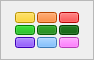
<?xml version="1.0" encoding="UTF-8"?>
<ui version="4.0">
 <class>ColorPicker</class>
 <widget class="QFrame" name="ColorPicker">
  <property name="geometry">
   <rect>
    <x>0</x>
    <y>0</y>
    <width>94</width>
    <height>60</height>
   </rect>
  </property>
  <property name="minimumSize">
   <size>
    <width>60</width>
    <height>60</height>
   </size>
  </property>
  <property name="maximumSize">
   <size>
    <width>94</width>
    <height>70</height>
   </size>
  </property>
  <property name="windowTitle">
   <string>Frame</string>
  </property>
  <property name="frameShape">
   <enum>QFrame::StyledPanel</enum>
  </property>
  <property name="frameShadow">
   <enum>QFrame::Raised</enum>
  </property>
  <layout class="QGridLayout" name="gridLayout_3">
   <item row="0" column="0">
    <layout class="QGridLayout" name="gridLayout">
     <property name="spacing">
      <number>2</number>
     </property>
     <item row="0" column="0">
      <widget class="QPushButton" name="btn_Col1">
       <property name="sizePolicy">
        <sizepolicy hsizetype="Fixed" vsizetype="Fixed">
         <horstretch>0</horstretch>
         <verstretch>0</verstretch>
        </sizepolicy>
       </property>
       <property name="minimumSize">
        <size>
         <width>10</width>
         <height>10</height>
        </size>
       </property>
       <property name="maximumSize">
        <size>
         <width>20</width>
         <height>20</height>
        </size>
       </property>
       <property name="styleSheet">
        <string notr="true">background-color: rgb(255, 204, 0);</string>
       </property>
       <property name="text">
        <string/>
       </property>
      </widget>
     </item>
     <item row="1" column="1">
      <widget class="QPushButton" name="btn_Col5">
       <property name="sizePolicy">
        <sizepolicy hsizetype="Fixed" vsizetype="Fixed">
         <horstretch>0</horstretch>
         <verstretch>0</verstretch>
        </sizepolicy>
       </property>
       <property name="minimumSize">
        <size>
         <width>10</width>
         <height>10</height>
        </size>
       </property>
       <property name="maximumSize">
        <size>
         <width>20</width>
         <height>20</height>
        </size>
       </property>
       <property name="styleSheet">
        <string notr="true">background-color: rgb(6, 122, 0);</string>
       </property>
       <property name="text">
        <string/>
       </property>
      </widget>
     </item>
     <item row="1" column="2">
      <widget class="QPushButton" name="btn_Col6">
       <property name="sizePolicy">
        <sizepolicy hsizetype="Fixed" vsizetype="Fixed">
         <horstretch>0</horstretch>
         <verstretch>0</verstretch>
        </sizepolicy>
       </property>
       <property name="minimumSize">
        <size>
         <width>10</width>
         <height>10</height>
        </size>
       </property>
       <property name="maximumSize">
        <size>
         <width>20</width>
         <height>20</height>
        </size>
       </property>
       <property name="styleSheet">
        <string notr="true">background-color: rgb(0, 85, 0);</string>
       </property>
       <property name="text">
        <string/>
       </property>
      </widget>
     </item>
     <item row="2" column="2">
      <widget class="QPushButton" name="btn_Col9">
       <property name="sizePolicy">
        <sizepolicy hsizetype="Fixed" vsizetype="Fixed">
         <horstretch>0</horstretch>
         <verstretch>0</verstretch>
        </sizepolicy>
       </property>
       <property name="minimumSize">
        <size>
         <width>10</width>
         <height>10</height>
        </size>
       </property>
       <property name="maximumSize">
        <size>
         <width>20</width>
         <height>20</height>
        </size>
       </property>
       <property name="styleSheet">
        <string notr="true">background-color: rgb(255, 85, 255);</string>
       </property>
       <property name="text">
        <string/>
       </property>
      </widget>
     </item>
     <item row="2" column="1">
      <widget class="QPushButton" name="btn_Col8">
       <property name="sizePolicy">
        <sizepolicy hsizetype="Fixed" vsizetype="Fixed">
         <horstretch>0</horstretch>
         <verstretch>0</verstretch>
        </sizepolicy>
       </property>
       <property name="minimumSize">
        <size>
         <width>10</width>
         <height>10</height>
        </size>
       </property>
       <property name="maximumSize">
        <size>
         <width>20</width>
         <height>20</height>
        </size>
       </property>
       <property name="styleSheet">
        <string notr="true">background-color: rgb(85, 170, 255);</string>
       </property>
       <property name="text">
        <string/>
       </property>
      </widget>
     </item>
     <item row="0" column="1">
      <widget class="QPushButton" name="btn_Col2">
       <property name="sizePolicy">
        <sizepolicy hsizetype="Fixed" vsizetype="Fixed">
         <horstretch>0</horstretch>
         <verstretch>0</verstretch>
        </sizepolicy>
       </property>
       <property name="minimumSize">
        <size>
         <width>10</width>
         <height>10</height>
        </size>
       </property>
       <property name="maximumSize">
        <size>
         <width>20</width>
         <height>20</height>
        </size>
       </property>
       <property name="styleSheet">
        <string notr="true">background-color: rgb(255, 102, 0);</string>
       </property>
       <property name="text">
        <string/>
       </property>
      </widget>
     </item>
     <item row="0" column="2">
      <widget class="QPushButton" name="btn_Col3">
       <property name="sizePolicy">
        <sizepolicy hsizetype="Fixed" vsizetype="Fixed">
         <horstretch>0</horstretch>
         <verstretch>0</verstretch>
        </sizepolicy>
       </property>
       <property name="minimumSize">
        <size>
         <width>10</width>
         <height>10</height>
        </size>
       </property>
       <property name="maximumSize">
        <size>
         <width>20</width>
         <height>20</height>
        </size>
       </property>
       <property name="styleSheet">
        <string notr="true">background-color: rgb(255, 0, 0);</string>
       </property>
       <property name="text">
        <string/>
       </property>
      </widget>
     </item>
     <item row="2" column="0">
      <widget class="QPushButton" name="btn_Col7">
       <property name="sizePolicy">
        <sizepolicy hsizetype="Fixed" vsizetype="Fixed">
         <horstretch>0</horstretch>
         <verstretch>0</verstretch>
        </sizepolicy>
       </property>
       <property name="minimumSize">
        <size>
         <width>10</width>
         <height>10</height>
        </size>
       </property>
       <property name="maximumSize">
        <size>
         <width>20</width>
         <height>20</height>
        </size>
       </property>
       <property name="styleSheet">
        <string notr="true">background-color: rgb(85, 0, 255);</string>
       </property>
       <property name="text">
        <string/>
       </property>
      </widget>
     </item>
     <item row="1" column="0">
      <widget class="QPushButton" name="btn_Col4">
       <property name="sizePolicy">
        <sizepolicy hsizetype="Fixed" vsizetype="Fixed">
         <horstretch>0</horstretch>
         <verstretch>0</verstretch>
        </sizepolicy>
       </property>
       <property name="minimumSize">
        <size>
         <width>10</width>
         <height>10</height>
        </size>
       </property>
       <property name="maximumSize">
        <size>
         <width>20</width>
         <height>20</height>
        </size>
       </property>
       <property name="styleSheet">
        <string notr="true">background-color: rgb(0, 170, 0);</string>
       </property>
       <property name="text">
        <string/>
       </property>
      </widget>
     </item>
    </layout>
   </item>
  </layout>
 </widget>
 <resources/>
 <connections/>
</ui>
